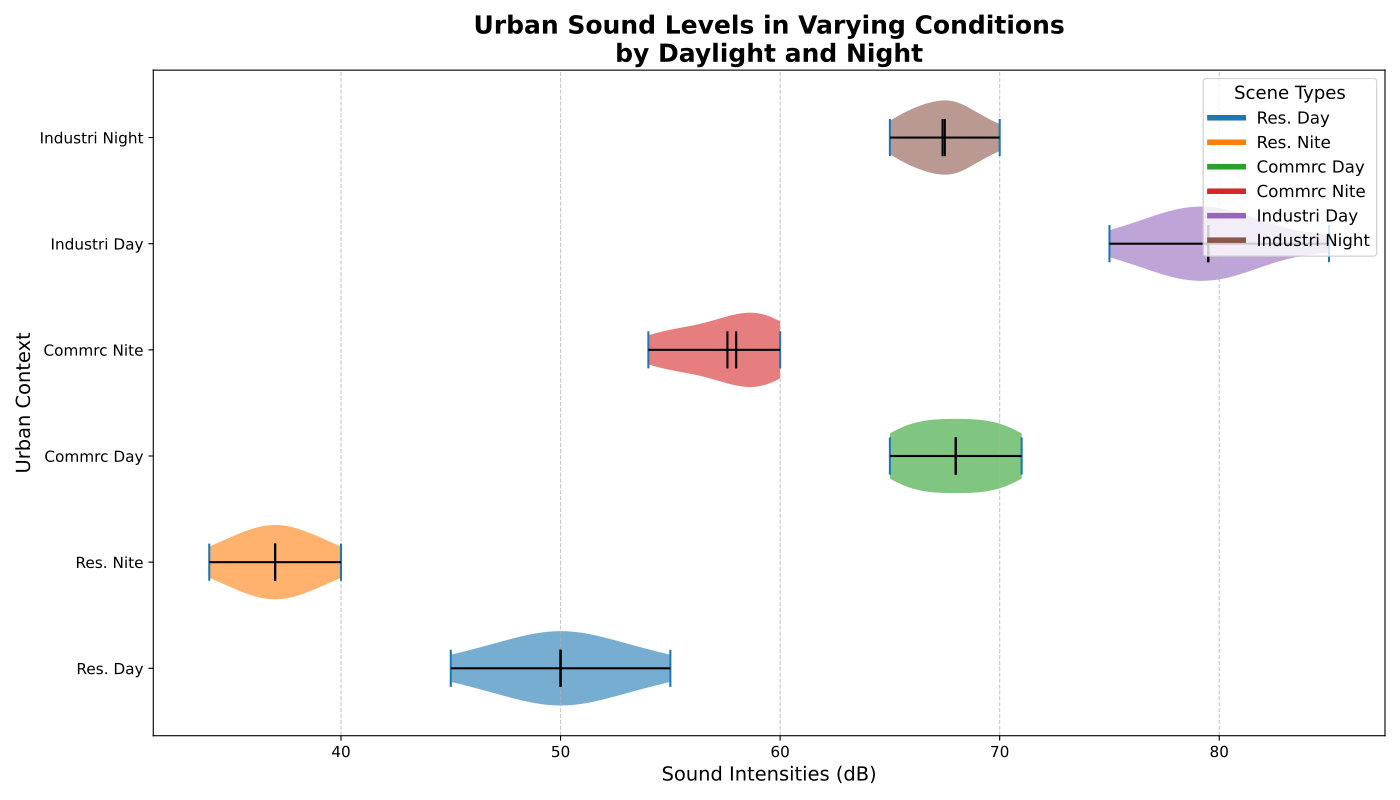

Generate this figure with Python:
import matplotlib.pyplot as plt
import numpy as np

# Randomly altering values within each data group while preserving the dimensional structure
residential_day = np.array([50, 48, 55, 47, 52, 45, 53, 50, 49, 51])
residential_night = np.array([38, 37, 35, 36, 39, 34, 38, 37, 36, 40])
commercial_day = np.array([68, 66, 71, 65, 70, 67, 70, 68, 69, 66])
commercial_night = np.array([58, 60, 54, 55, 59, 56, 60, 58, 59, 57])
industrial_day = np.array([80, 75, 78, 81, 77, 82, 85, 80, 78, 79])
industrial_night = np.array([68, 65, 69, 66, 67, 70, 66, 67, 68, 68])

data_violin = [residential_day, residential_night, commercial_day, commercial_night, industrial_day, industrial_night]
scenarios = ['Res. Day', 'Res. Nite', 'Commrc Day', 'Commrc Nite', 'Industri Day', 'Industri Night']

fig, ax = plt.subplots(figsize=(14, 8))
vparts = ax.violinplot(data_violin, vert=False, showmedians=True, showmeans=True, showextrema=True, widths=0.7)

colors = ['#1f77b4', '#ff7f0e', '#2ca02c', '#d62728', '#9467bd', '#8c564b']

for i, pc in enumerate(vparts['bodies']):
    pc.set_facecolor(colors[i])
    pc.set_alpha(0.6)
    
for partname in ('cbars', 'cmeans', 'cmedians'):
    vparts[partname].set_edgecolor('black')
    vparts[partname].set_linewidth(1.5)

ax.set_title("Urban Sound Levels in Varying Conditions\nby Daylight and Night", fontsize=18, fontweight='bold')
ax.set_xlabel("Sound Intensities (dB)", fontsize=14)
ax.set_ylabel("Urban Context", fontsize=14)
ax.set_yticks(np.arange(1, len(scenarios) + 1))
ax.set_yticklabels(scenarios, fontsize=12)

ax.xaxis.grid(True, linestyle='--', alpha=0.7)
plt.xticks(fontsize=11)
plt.yticks(fontsize=11)

handles = [plt.Line2D([0], [0], color=color, lw=4) for color in colors]
plt.legend(handles, scenarios, title="Scene Types", loc='upper right', fontsize=12, title_fontsize='13')

plt.tight_layout()
plt.show()
